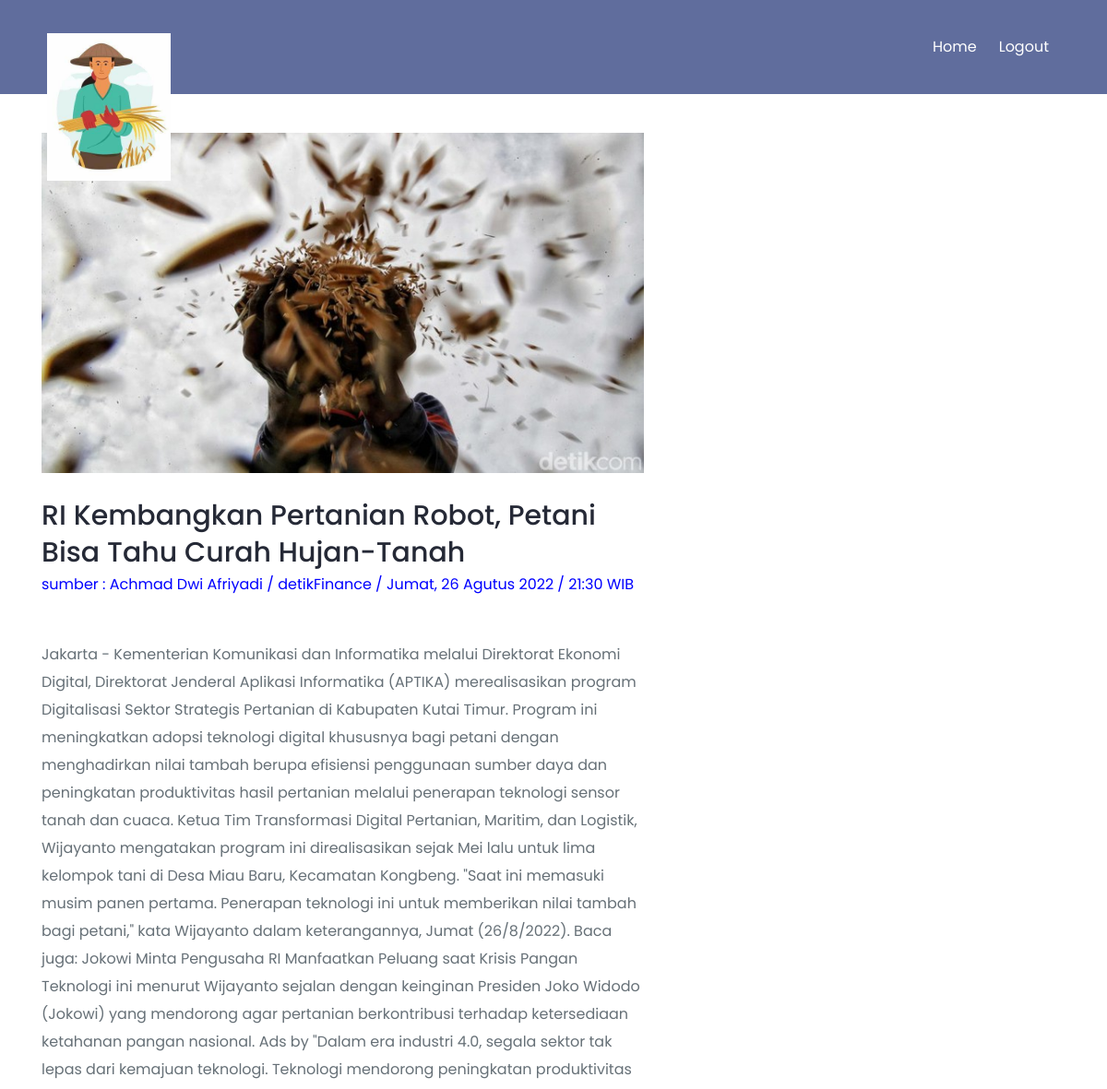
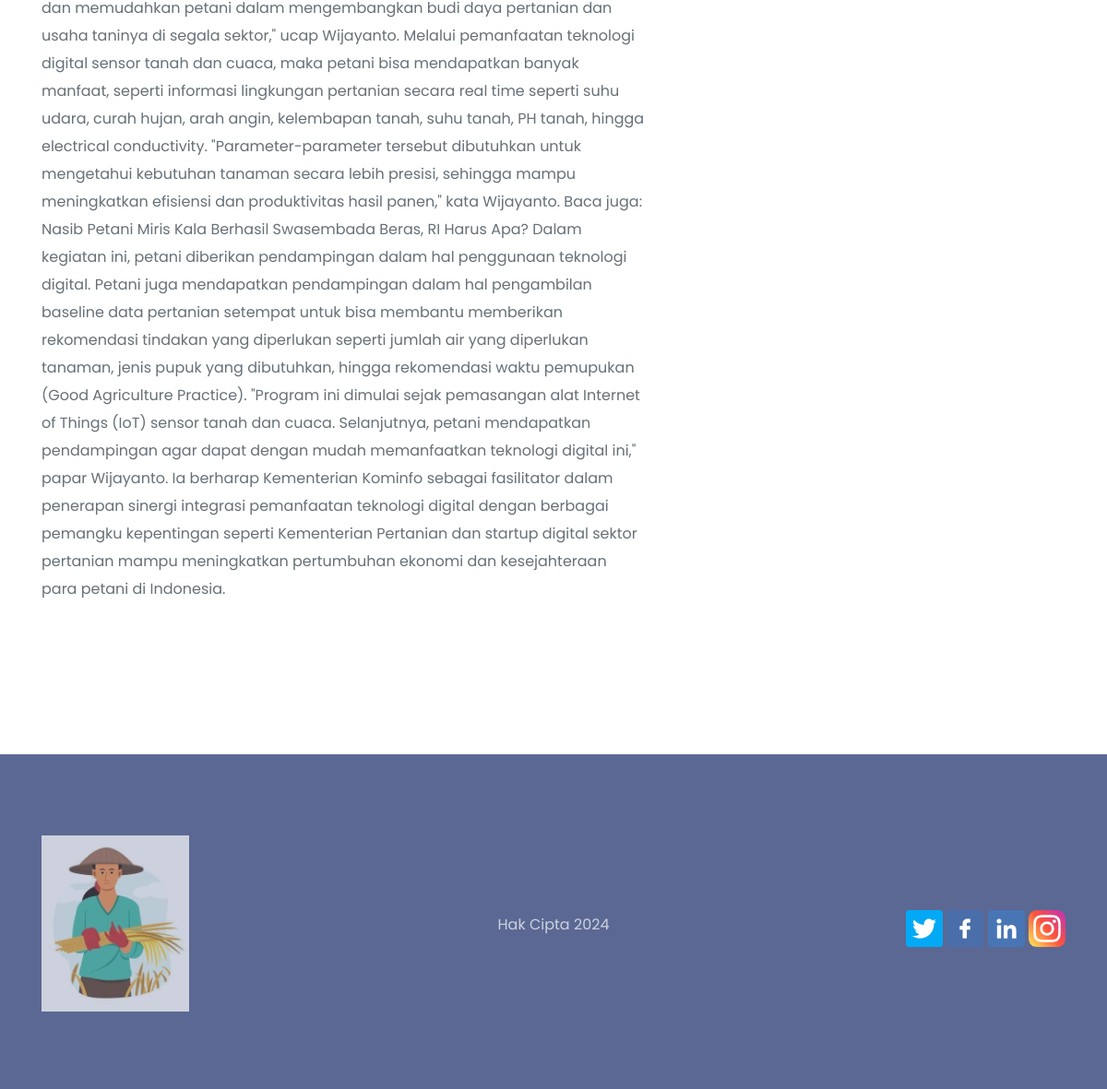
Page /buyer/baca.php?id=31 (signed in) on the committed database (2 pictures, top to bottom).
### tables this page shows
CREATE TABLE `post` (
  `id_post` int(11) NOT NULL,
  `id_users` int(11) NOT NULL,
  `judul` varchar(255) NOT NULL,
  `keterangan` text NOT NULL,
  `isi` longtext NOT NULL,
  `gambar` varchar(255) NOT NULL,
  `sumber` varchar(250) NOT NULL
);

### buyer/baca.php (the view, shortened to what this page needs)
<!DOCTYPE html>
<html lang="en">
    <head>
        <link href="css/fontawesome-all.min.css" rel="stylesheet">
        <link href="../assets/css/styles.css" rel="stylesheet">
    </head>
    <body>
        <div class="navbar">
            <div class="navbar-black">
            <div class="container flex">
                <a class="logo-image" href="index.html"><img src="../assets/img/logo2.png" alt="alternative"></a>
                <nav>
                    <ul>
                        <li><a href="index.php">Home</a></li>
                        <li><a href="logout.php">Logout</a></li>
                    </ul>
                </nav>
            </div>
            </div>
        </div>
        <div id="benefits" class="benefits bg-gray">
            <div class="container grid">
            <?php
        include '../config.php';
    $id = $_GET['id'];
    $data = mysqli_query($conn,"select * from post where id_post= '$id'");
    while($d = mysqli_fetch_array($data)){
        ?>
                <div class="image-container">
                <img src="../assets/img/<?php echo $d['gambar'] ?>" width="100%" height="100%">
                <br><br><h3 style="width:100%;"><?=$d['judul']?></h3>
                <p style="line-height: 30px; margin-left:0%; width:100%; color:blue;">sumber : <?=$d['sumber']?></p><br>
                <p style="line-height: 30px; margin-left:0%; width:100%;"><?=$d['isi']?></p>
<?php
    }
    ?>
            </div>
            </div>
        </div>
        <footer>
            <div class="container grid grid-3">
                <div>
                    <a class="logo-image" href="index.html"><img src="../assets/img/logo2.png" alt="alternative"></a>
                    </div>
            <div>
              <ul class="li-space-lg">
              <li><p>Hak Cipta 2024</p></li>
              </ul>
            </div>
                    <div>
                        <a href="#"><img src="../assets/img/twitter.png" height="40px"></i></a>
                        <a href="#"><img src="../assets/img/facebook.png" height="40px"></i></a>
                        <a href="#"><img src="../assets/img/linkedin.png" height="40px"></i></a>
                        <a href="#"><img src="../assets/img/instagram.png" height="40px"></i></a>
                    </div>
                </div>
        </footer>
    </body>
</html>

### assets/css/styles.css (style rules this page uses)
* { box-sizing: border-box; padding: 0; margin: 0; }
body, html { scroll-behavior: smooth; width: 100%; height: 100%; }
body, p { color: #667077; font: 400 1rem/1.625rem "Poppins", sans-serif; }
h3 { color: #252936; font-weight: 500; font-size: 1.875rem; line-height: 2.5rem; }
.container { margin: 0 auto; padding: 0 15px; }
.flex { display: flex; justify-content: center; align-items: center; height: 100%; }
.grid { display: grid; gap: 20px; justify-content: center; align-items: center; height: 100%; }
img { max-width: 100%; vertical-align: middle; }
ul { list-style-type: none; }
.li-space-lg li { margin-bottom: 0.5rem; }
a { color: #667077; text-decoration: underline; }
.bg-gray { background-color: #ffffff; }
::placeholder { color: #667077; opacity: 1; }
.navbar { position: absolute; top: 26px; right: 0; left: 0; background-color: transparent; color: #ffffff; }
.navbar .flex { flex-direction: column; }
.navbar a { text-decoration: none; }
.navbar .logo-image { width: 134px; height: 30px; margin-top: 0.5rem; margin-bottom: 1.25rem; }
.navbar ul { display: flex; flex-wrap: wrap; justify-content: center; padding: 0.5rem 0.75rem 0 0.75rem; background-color: rgba(0, 0, 0, 0.2); }
.navbar ul li { padding: 0 0.75rem 0.5rem 0.75rem; }
.navbar ul a { color: #ffffff; }
.benefits { padding-top: 9rem; padding-bottom: 9rem; }
.benefits .image-container { margin-bottom: 3rem; }
.benefits p { margin-bottom: 1.25rem; }
footer { padding-top: 5.5rem; padding-bottom: 4.5rem; background-color: #5b6893; text-align: center; }
footer .logo-image { display: block; width: 160px; height: 100%; margin-bottom: 0.75rem; opacity: 0.7; }
footer p, footer ul li a, footer ul li a:hover, footer .fab { color: #ffffff; opacity: 0.7; text-decoration: none; }
footer p { margin-bottom: 1.5rem; }
footer ul { margin-bottom: 2.25rem; }
@media (min-width: 992px) { .container { max-width: 1140px; } }
@media (min-width: 992px) { .grid { grid-template-columns: repeat(2, 1fr); } }
@media (min-width: 992px) { .grid-3 { grid-template-columns: repeat(3, 1fr); } }
@media (min-width: 992px) { .navbar { top: 0px; padding: 36px; background-color: #606d9d; padding: 36px; } }
@media (min-width: 992px) { .navbar .flex { flex-direction: row; justify-content: space-between; } }
@media (min-width: 992px) { .navbar .logo-image { margin: 0; } }
@media (min-width: 992px) { .navbar ul { padding: 0; background: none; } }
@media (min-width: 992px) { .navbar ul li { margin-bottom: 0; padding-bottom: 0; } }
@media (min-width: 992px) { .navbar ul li:last-of-type a { margin-right: 0; padding-right: 0; } }
@media (min-width: 992px) { .benefits .grid { grid-template-columns: repeat(3, 1fr); } }
@media (min-width: 992px) { .benefits .grid > *:first-child { grid-column: 1 / span 2; } }
@media (min-width: 992px) { .benefits .image-container { margin-right: 5rem; margin-bottom: 0; } }
@media (min-width: 992px) { footer { text-align: left; } }
@media (min-width: 992px) { footer p, footer ul { margin-bottom: 0; } }
@media (min-width: 992px) { footer ul { text-align: center; } }
@media (min-width: 992px) { footer .grid div:nth-of-type(3) { text-align: right; } }
* { margin: 0; padding: 0; list-style: none; text-decoration: none; }

### rows in the picture
post: gambar (picture), judul "RI Kembangkan Pertanian Robot, Petani Bisa Tahu Curah Hujan-Tanah", sumber "Achmad Dwi Afriyadi / detikFinance / Jumat, 26 Agutus 2022 / 21:30 WIB", isi "Jakarta - Kementerian Komunikasi dan Informatika melalui Direktorat Ekonomi Digital, Direktorat Jenderal Aplikasi Informatika (APTIKA) merealisasikan program Digitalisasi Sektor Strategis Pertanian di Kabupaten Kutai Timur. Program ini meningkatkan adopsi teknologi digital khususnya bagi petani dengan menghadirkan nilai tambah berupa efisiensi penggunaan sumber daya dan peningkatan produktivitas hasil pertanian melalui penerapan teknologi sensor tanah dan cuaca. Ketua Tim Transformasi Digital Pertanian, Maritim, dan Logistik, Wijayanto mengatakan program ini direalisasikan sejak Mei lalu untuk lima kelompok tani di Desa Miau Baru, Kecamatan Kongbeng. \"Saat ini memasuki musim panen pertama.…"
